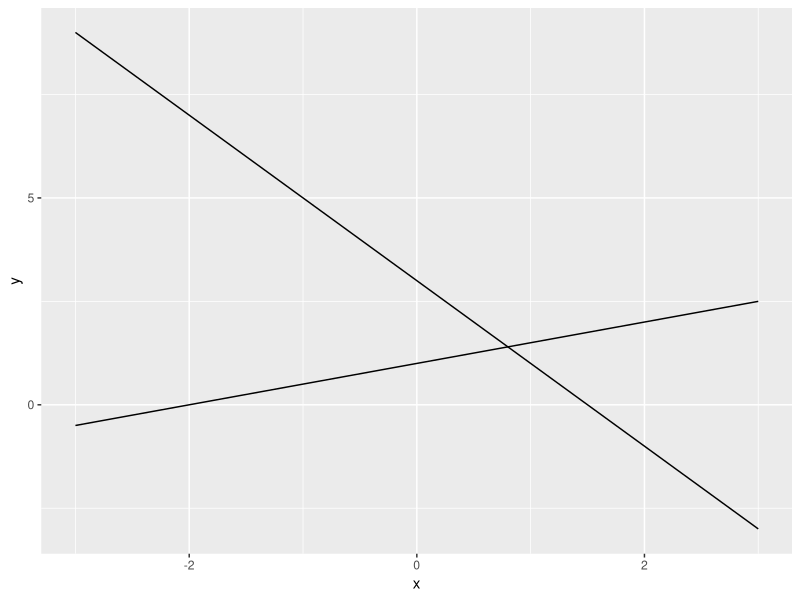
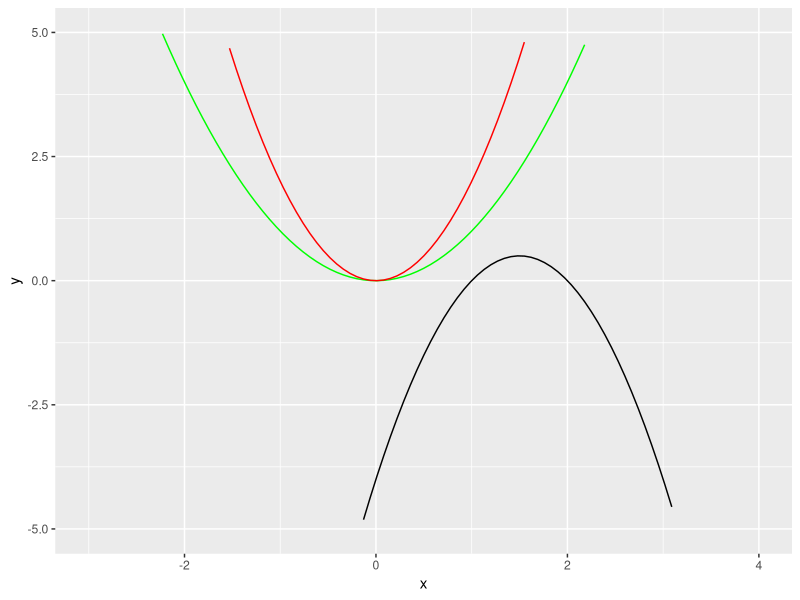
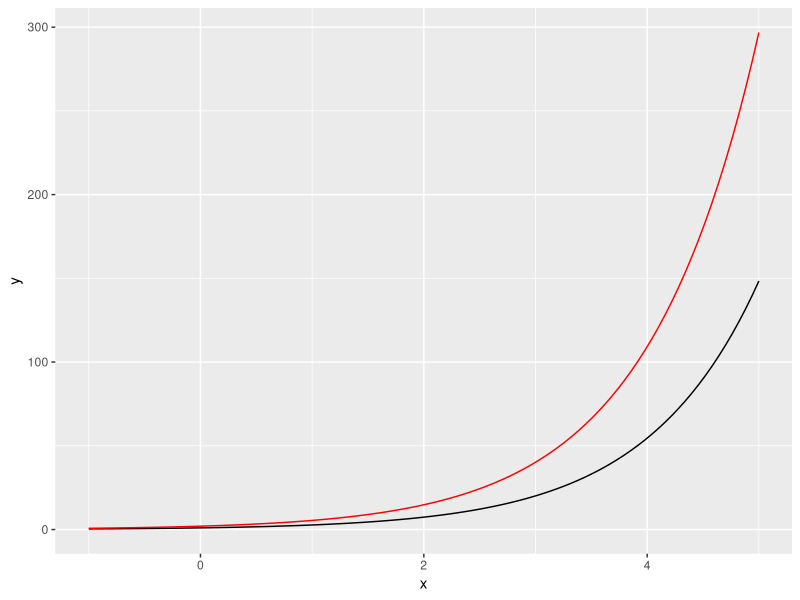
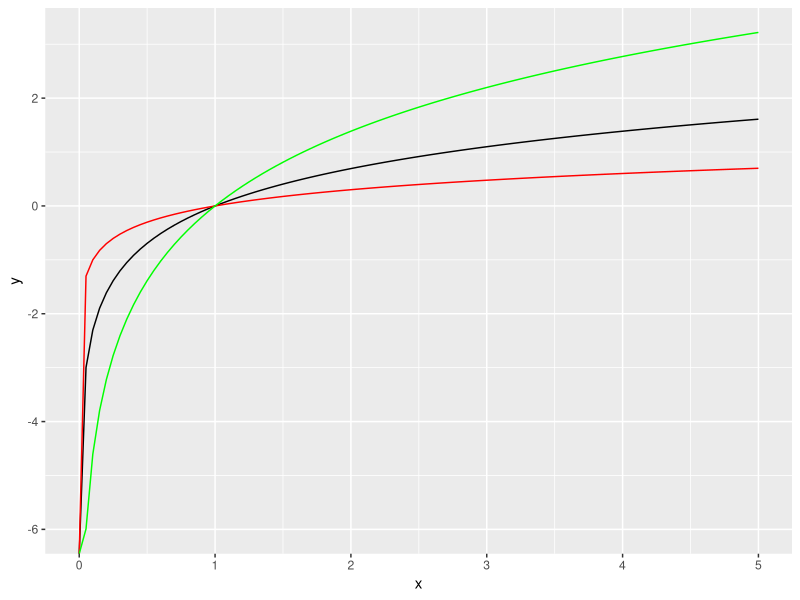

These figures' R source, in order:
## ---- chunk 1
library(ggplot2)
## ---- chunk 2
ggplot(data.frame(x=c(-3, 3)), aes(x)) + 
  stat_function(fun=function(x)-2*x+3, geom="line")  +
  stat_function(fun=function(x)(1/2)*x+1)
## ---- chunk 3
ggplot(data.frame(x=c(-3,4)), aes(x)) + 
  stat_function(fun=function(x)x^2, color="green") + 
  stat_function(fun=function(x)2*x^2, color="red") + 
  stat_function(fun=function(x)-2*x^2 + 6*x -4) + 
  ylim(c(-5, 5))
## ---- chunk 4
ggplot(data.frame(x=c(-1, 5)), aes(x)) + 
  stat_function(fun=function(x)exp(x)) + 
  stat_function(fun=function(x)2*exp(x), color="red")
## ---- chunk 5
ggplot(data.frame(x=c(0,5)), aes(x)) + 
  stat_function(fun=function(x)log(x)) + 
  stat_function(fun=function(x)log10(x), color="red") + 
  stat_function(fun=function(x)2*log(x), color="green")
